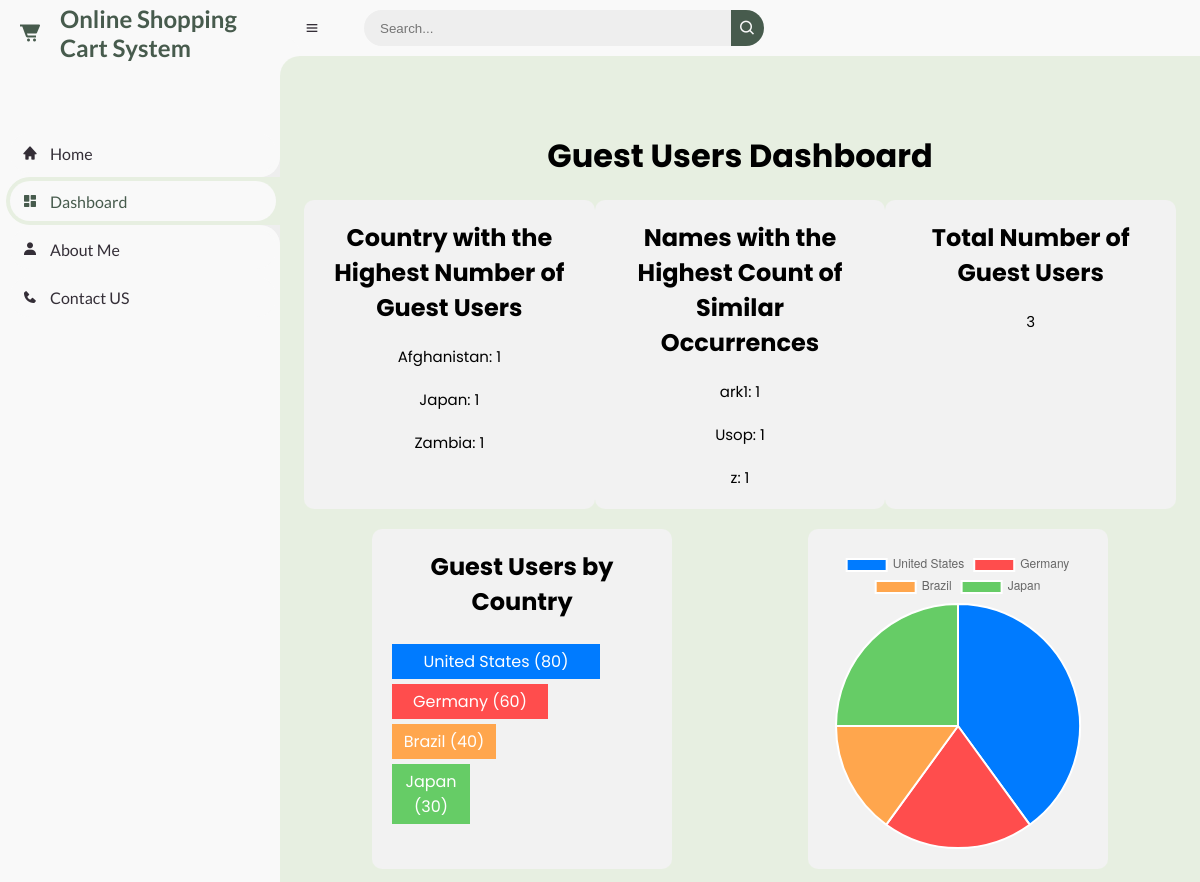
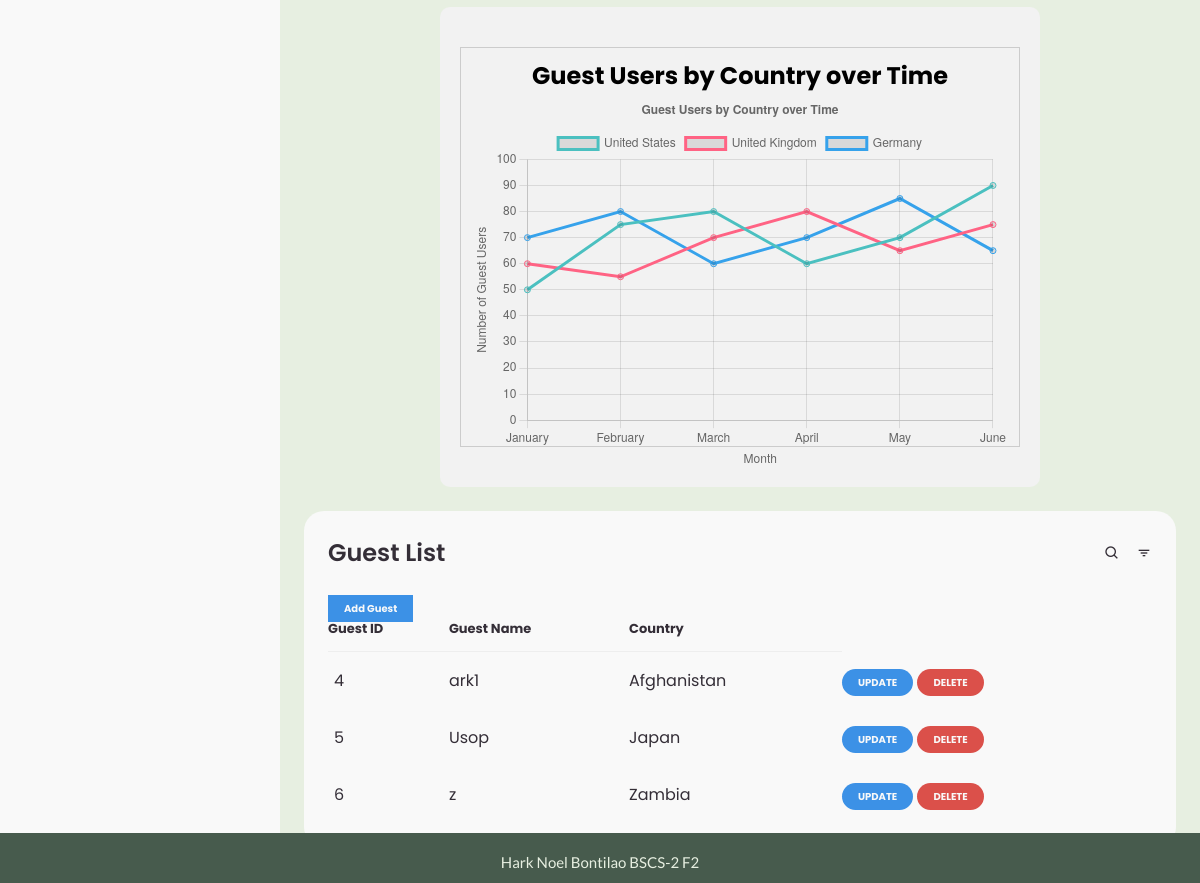
/dashboard.php (signed in), run on the app's committed database (2 pictures, top to bottom).
### tables this page shows
CREATE TABLE `tblguest` (
  `guestID` int(11) NOT NULL,
  `guestName` varchar(50) NOT NULL,
  `country` varchar(30) NOT NULL
);

### dashboard.php (the view, shortened to what this page needs)
<?php
$home = '';
$dashboard = 'active';
$aboutme = '';
$contact = '';
include 'connect.php';
require_once 'includes/header.php';
?>
<?php
$query = 'SELECT * FROM tblguest';
$resultset = mysqli_query($con, $query);
if ($resultset) {
	$rowcount = mysqli_num_rows($resultset);
}
$queryMostUser = "
SELECT country, COUNT(*) AS user_count
FROM tblguest
GROUP BY country
HAVING COUNT(*) = (
  SELECT COUNT(*) AS max_user_count
  FROM tblguest
  GROUP BY country
  ORDER BY max_user_count DESC
  LIMIT 1
)";
$resultMostUser = mysqli_query($con, $queryMostUser);
$queryName = "
SELECT guestName, COUNT(*) AS name_count
FROM tblguest
GROUP BY guestName
HAVING COUNT(*) = (
  SELECT COUNT(*) AS max_name_count
  FROM tblguest
  GROUP BY guestName
  ORDER BY max_name_count DESC
  LIMIT 1
)";
$resultName = mysqli_query($con, $queryName);
?>
<h1 style="text-align: center; font-size: 32px; margin-top: 40px; margin-bottom: 20px;">Guest Users Dashboard</h1>
<div style="display: flex; justify-content: space-around; margin-top: 20px;">
	<div style="background-color: #f2f2f2; padding: 20px; border-radius: 10px; width: 300px; text-align: center;">
		<h2>Country with the Highest Number of Guest Users</h2>
		<?php while ($row = $resultMostUser->fetch_assoc()) : ?>
			<p><?php echo $row['country'] ?>: <?php echo $row['user_count'] ?></p>
		<?php endwhile; ?>
	</div>
	<div style="background-color: #f2f2f2; padding: 20px; border-radius: 10px; width: 300px; text-align: center;">
		<h2>Names with the Highest Count of Similar Occurrences</h2>
		<?php while ($row = $resultName->fetch_assoc()) : ?>
			<p><?php echo $row['guestName'] ?>: <?php echo $row['name_count'] ?></p>
		<?php endwhile; ?>
	</div>
	<div style="background-color: #f2f2f2; padding: 20px; border-radius: 10px; width: 300px; text-align: center;">
		<h2>Total Number of Guest Users</h2>
		<p><?php echo $rowcount ?></p>
	</div>
</div>
<div style="display: flex; flex-wrap: wrap; justify-content: space-around; margin-top: 20px;">
	<div style="background-color: #f2f2f2; padding: 20px; border-radius: 10px; width: 300px; text-align: center; margin-bottom: 20px;">
		<h1>Guest Users by Country</h1>
		<br>
		<div style="background-color: #007bff; width: 80%; margin-bottom: 5px; color: #fff; padding: 5px;">United States (80)</div>
		<div style="background-color: #ff4d4d; width: 60%; margin-bottom: 5px; color: #fff; padding: 5px;">Germany (60)</div>
		<div style="background-color: #ffa64d; width: 40%; margin-bottom: 5px; color: #fff; padding: 5px;">Brazil (40)</div>
		<div style="background-color: #66cc66; width: 30%; margin-bottom: 5px; color: #fff; padding: 5px;">Japan (30)</div>
	</div>
	<div style="background-color: #f2f2f2; padding: 20px; border-radius: 10px; width: 300px; text-align: center; margin-bottom: 20px;">
		<canvas id="myChart"></canvas>
		<script>
			// Sample Data
			const data = {
				labels: ['United States', 'Germany', 'Brazil', 'Japan'],
				datasets: [{
					data: [40, 20, 15, 25],
					backgroundColor: ['#007bff', '#ff4d4d', '#ffa64d', '#66cc66'],
				}]
			};
			// Chart Configuration
			const config = {
				type: 'pie',
				data: data,
				options: {
					responsive: true,
					maintainAspectRatio: false,
					legend: {
						display: true,
						position: 'bottom',
					}
				},
			};
			// Create Chart
			const myChart = new Chart(document.getElementById('myChart'), config);
		</script>
	</div>
	<div style="background-color: #f2f2f2; padding: 20px; border-radius: 10px; width: 600px; text-align: center;">
		<div style="width: 100%; height: 400px; border: 1px solid #ccc; margin: 20px auto; padding: 10px;">
			<h2 style="text-align: center;">Guest Users by Country over Time</h2>
			<canvas id="lineChart" style="width: 100%; height: 100%;"></canvas>
		</div>
		<script>
			// Sample Data for Line Chart
			const lineData = {
				labels: ['January', 'February', 'March', 'April', 'May', 'June'],
				datasets: [{
						label: 'United States',
						data: [50, 75, 80, 60, 70, 90],
						borderColor: 'rgba(75, 192, 192, 1)',
						fill: false
					},
					{
						label: 'United Kingdom',
						data: [60, 55, 70, 80, 65, 75],
						borderColor: 'rgba(255, 99, 132, 1)',
						fill: false
					},
					{
						label: 'Germany',
						data: [70, 80, 60, 70, 85, 65],
						borderColor: 'rgba(54, 162, 235, 1)',
						fill: false
					}
				]
			};
			// Line Chart Configuration
			const lineConfig = {
				type: 'line',
				data: lineData,
				options: {
					responsive: true,
					maintainAspectRatio: false,
					plugins: {
						title: {
							display: true,
							text: 'Guest Users by Country over Time'
						}
					},
					scales: {
						x: {
							display: true,
							title: {
								display: true,
								text: 'Month'
							}
						},
						y: {
							display: true,
							title: {
								display: true,
								text: 'Number of Guest Users'
							},
							suggestedMin: 0,
							suggestedMax: 100
						}
					}
				}
			};
			// Create Line Chart
			const lineCtx = document.getElementById('lineChart').getContext('2d');
			new Chart(lineCtx, lineConfig);
		</script>
	</div>
</div>
<div class="table-data">
	<div class="order">
		<div class="head">
			<h3>Guest List</h3>
			<i class='bx bx-search'></i>
			<i class='bx bx-filter'></i>
		</div>
		<a href="guestuser.php" class="addButton">Add Guest</a>
		<table>
			<thead>
				<tr>
					<th>Guest ID</th>
					<th>Guest Name</th>
					<th>Country</th>
				</tr>
			</thead>
			<tbody>
				<?php
				while ($row = $resultset->fetch_assoc()) :
				?>
					<tr>
						<td><?php echo $row['guestID'] ?></td>
						<td><?php echo $row['guestName'] ?></td>
						<td><?php echo $row['country'] ?></td>
						<td>
							<a class="status view" href="updateGuest.php?updateid=<?php echo $row['guestID']; ?>">UPDATE</a>
							<a class="status delete" href="delete.php?deleteid=<?php echo $row['guestID']; ?>">DELETE</a>
						</td>
					</tr>
				<?php endwhile; ?>
			</tbody>
		</table>
	</div>
</div>
</main>
</section>
<?php require_once 'includes/footer.php'; ?>

### includes/header.php (shortened to what this page needs)
<!DOCTYPE html>
<html lang="en">
<head>
	<link href='https://unpkg.com/boxicons@2.0.9/css/boxicons.min.css' rel='stylesheet'>
	<link rel="stylesheet" href="css/site.css">
</head>
<body>
	<section id="sidebar">
		<a href="#" class="brand">
			<i class='bx bxs-cart-alt'></i>
			<span class="text">Online Shopping Cart System</span>
		</a>
		<ul class="side-menu top">
			<li class="<?php echo $home ?>">
				<a href="main.php">
					<i class='bx bxs-home'></i>
					<span class="text">Home</span>
				</a>
			</li>
			<li class="<?php echo $dashboard ?>">
				<a href="dashboard.php">
					<i class='bx bxs-dashboard' ></i>
					<span class="text">Dashboard</span>
				</a>
			</li>
			<li class="<?php echo $aboutme ?>">
				<a href="aboutme.php">
					<i class='bx bxs-user'></i>
					<span class="text">About Me</span>
				</a>
			</li>
			<li class="<?php echo $contact ?>">
				<a href="#">
					<i class='bx bxs-phone' ></i>
					<span class="text">Contact US</span>
				</a>
			</li>
		</ul>
	</section>
	<section id="content">
	<nav>
		<i class='bx bx-menu' ></i>
		<form action="#">
			<div class="form-input">
				<input type="search" placeholder="Search...">
				<button type="submit" class="search-btn"><i class='bx bx-search' ></i></button>
			</div>
		</form>
	</nav>
	<main>

### includes/footer.php (shortened to what this page needs)
<footer>
    <p>Hark Noel Bontilao BSCS-2 F2</p>
</footer>
</body>
</html>

### data on the page
tblguest: guestID "4", guestName "ark1", country "Afghanistan"
tblguest: guestID "5", guestName "Usop", country "Japan"
tblguest: guestID "6", guestName "z", country "Zambia"

### other printed values
$row['country'] "Afghanistan"
$row['user_count'] "1"
$row['country'] "Japan"
$row['country'] "Zambia"
$row['guestName'] "ark1"
$row['name_count'] "1"
$row['guestName'] "Usop"
$row['guestName'] "z"
$rowcount "3"
